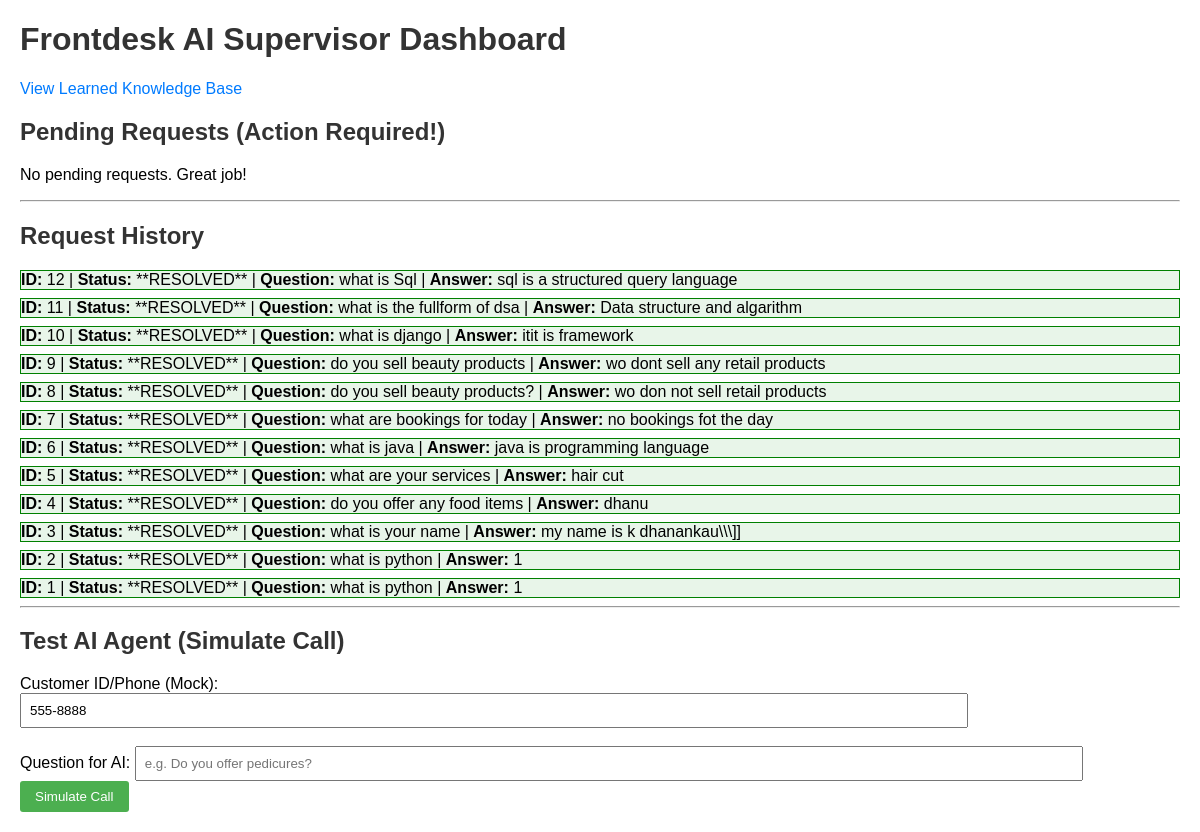
The page / on the database its author committed.
### tables this page shows
CREATE TABLE help_requests (
                id INTEGER PRIMARY KEY AUTOINCREMENT,
                customer_id TEXT NOT NULL,         -- Links to the customer for follow-up
                caller_question TEXT NOT NULL,     -- The question the AI couldn't answer
                status TEXT NOT NULL,              -- PENDING, RESOLVED, UNRESOLVED
                supervisor_answer TEXT,            -- The final answer provided by the human
                created_at REAL NOT NULL,          -- Timestamp for timeout handling
                resolved_at REAL
            );

### app.py (the view)
@app.route('/', methods=['GET'])
def supervisor_dashboard():
    pending_requests = db_manager.get_pending_requests()
    all_requests = db_manager.get_all_requests()
    return render_template('supervisor.html',
        pending_requests=pending_requests,
        all_requests=all_requests
    )

### db_manager.py (called while the page is built)
    def get_pending_requests(self) -> List[Dict]:
        cursor = self._conn.cursor()
        timeout_limit = time.time() - TIMEOUT_SECONDS
        cursor.execute(
            "UPDATE help_requests SET status = 'UNRESOLVED' WHERE status = 'PENDING' AND created_at < ?",
            (timeout_limit,)
        )
        self._conn.commit()
        cursor.execute("SELECT * FROM help_requests WHERE status = 'PENDING' ORDER BY created_at ASC")
        return [dict(row) for row in cursor.fetchall()]

    def get_all_requests(self) -> List[Dict]:
        cursor = self._conn.cursor()
        cursor.execute("SELECT * FROM help_requests ORDER BY created_at DESC")
        return [dict(row) for row in cursor.fetchall()]

### templates/supervisor.html (shortened to what this page needs)
<!DOCTYPE html>
<html lang="en">
<head>
</head>
<body>
    <h1>Frontdesk AI Supervisor Dashboard</h1>
    <p>
        <a href="/knowledge-base">View Learned Knowledge Base</a>
    </p>
    <h2>Pending Requests (Action Required!)</h2>
    {% if pending_requests %}
        {% for req in pending_requests %}
        <div class="pending-request">
            <strong>Request ID:</strong> {{ req.id }} (Customer: {{ req.customer_id }})<br>
            <strong>Question:</strong> <em>{{ req.caller_question }}</em>
            <form action="{{ url_for('resolve_request_endpoint', request_id=req.id) }}" method="post" style="margin-top: 10px;">
                <input type="text" name="answer" placeholder="Supervisor Answer" required>
                <button type="submit">Submit Answer & Call Back</button>
            </form>
        </div>
        {% endfor %}
    {% else %}
        <p>No pending requests. Great job!</p>
    {% endif %}
    <hr>
    <h2>Request History</h2>
    {% for req in all_requests %}
    <div class="request {{ req.status | lower }}-request" style="margin-bottom: 8px;">
        <strong>ID:</strong> {{ req.id }} |
        <strong>Status:</strong> **{{ req.status }}** |
        <strong>Question:</strong> {{ req.caller_question }} |
        {% if req.supervisor_answer %}
            <strong>Answer:</strong> {{ req.supervisor_answer }}
        {% endif %}
    </div>
    {% endfor %}
    <hr>
    <h2>Test AI Agent (Simulate Call)</h2>
    <form action="{{ url_for('handle_incoming_call') }}" method="post">
        <label for="customer_id">Customer ID/Phone (Mock):</label>
        <input type="text" name="customer_id" value="555-8888" required><br><br>
        <label for="question">Question for AI:</label>
        <input type="text" name="question" placeholder="e.g. Do you offer pedicures?" required>
        <button type="submit">Simulate Call</button>
    </form>
</body>
</html>

### templates/supervisor.html (style rules this page uses)
body { font-family: Arial, sans-serif; margin: 20px; }
h1, h2 { color: #333; }
.resolved-request { background-color: #e8f5e9; border: 1px solid green; }
form input[type="text"] { width: 80%; padding: 8px; margin-right: 10px; }
form button { padding: 8px 15px; background-color: #4CAF50; color: white; border: none; cursor: pointer; border-radius: 3px; }
a { color: #007bff; text-decoration: none; }

### rows shown on the page
help_requests: id "12", status "RESOLVED", caller_question "what is Sql", supervisor_answer "sql is a structured query language"
help_requests: id "11", status "RESOLVED", caller_question "what is the fullform of dsa", supervisor_answer "Data structure and algarithm"
help_requests: id "10", status "RESOLVED", caller_question "what is django", supervisor_answer "itit is framework"
help_requests: id "9", status "RESOLVED", caller_question "do you sell beauty products", supervisor_answer "wo dont sell any retail products"
help_requests: id "8", status "RESOLVED", caller_question "do you sell beauty products?", supervisor_answer "wo don not sell retail products"
help_requests: id "7", status "RESOLVED", caller_question "what are bookings for today", supervisor_answer "no bookings fot the day"
help_requests: id "6", status "RESOLVED", caller_question "what is java", supervisor_answer "java is programming language"
help_requests: id "5", status "RESOLVED", caller_question "what are your services", supervisor_answer "hair cut"
help_requests: id "4", status "RESOLVED", caller_question "do you offer any food items", supervisor_answer "dhanu"
help_requests: id "3", status "RESOLVED", caller_question "what is your name", supervisor_answer "my name is k dhanankau\\\\\\]]"
help_requests: id "2", status "RESOLVED", caller_question "what is python", supervisor_answer "1"
help_requests: id "1", status "RESOLVED", caller_question "what is python", supervisor_answer "1"
